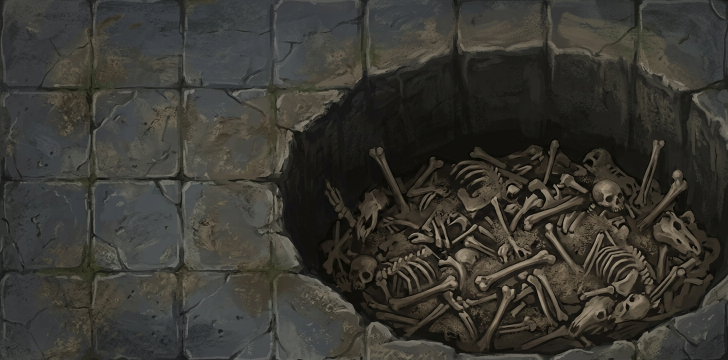
#> input picture assets/aigen/terrain/crypt/raw/bone_pit_4x_raw.png, 1456 x 720 px (shown at 1/2 size)
$ python -i bh_terrain.py   (imports and definitions only)
#> lines starting #> are read from the running program, lines starting #| are printed output that depends on the picture
#> further down, picture is the input picture: PIL image 1456x720 RGB; mean R, G, B 57.6, 55.9, 50.2
#!/usr/bin/env python3
"""bh_terrain — B1/B2 terrain chain: painterly 4x plates → 512×256 ground plates
(zone palette ≤ 32, D3 floor ≈ 51, min-luma clamp ≥ 24) → D12 edge pieces per
manifest adjacency pair (8 pieces × N variants, organic-over-built, WALL never
bleeds) → prism skin (top 64×32 + left/right 32×28 faces + footing skirt) →
QA (plate gates via bh_qa_sheet, edge seam audit, map preview board).

Usage
  python3 tools/atlaspack/bh_terrain.py <zone> [--variants 3] [--preview]

Zone recipe = ZONES[zone] below (terrain id → raw plate file). Everything is
deterministic (fixed seeds) and stays inside assets/aigen/terrain/<zone>/ and
docs/research-notes/qa/. Output layout = REGISTRY.md "Terrain" section:
  plates/<id>_<NAME>.png            512×256 RGBA, cut by bhpix.cut_diamond at world px
  edges/<A>_<B>/v<k>/{edge_NE,edge_SE,edge_SW,edge_NW,corner_N,corner_E,corner_S,corner_W}.png
                                    64×32 RGBA alpha-cut overlays: material B (the bleeder)
                                    opaque where it creeps onto the A tile, transparent elsewhere
  prism/{top,left,right,skirt_*}.png  WALL skin (engine iso::drawPrism, 28 px)
  palette_<zone>.png                the ≤ 32 zone strip
  terrain.json                      lookup manifest (ids, plates, pairs, bleed direction, variants)
UNVALIDATED in engine: there is no textured-ground renderer yet (T-ART-12 / D6).
"""
from __future__ import annotations

import argparse
import json
import subprocess
import sys
from pathlib import Path

import numpy as np
from PIL import Image, ImageEnhance, ImageFilter

sys.path.insert(0, str(Path(__file__).resolve().parent))
import bhpix as P  # noqa: E402
import make_style_tile as M  # noqa: E402

ROOT = Path(__file__).resolve().parents[2]
TER = ROOT / "assets/aigen/terrain"
QA = ROOT / "docs/research-notes/qa"
TW, TH = 64, 32
PLATE_W, PLATE_H = 512, 256
PRISM_H = 28  # game.cpp:696 drawPrism(..., 28, ...)

# D12: organic-over-built. Rank = how "organic/soft" a material is; the higher rank
# bleeds onto the lower one. WALL is never in this table — it gets the footing skirt.
BLEED_RANK = {"WATER": 6, "MUD": 5, "GRASS": 4, "DARKGRASS": 4, "DIRT": 3, "PATH": 1, "WOOD": 0,
              "BONEPIT": 5, "CANDLE": 5, "SLAB": 0, "FLOOR": 1, "STONE": 1}
# explicit rulings from B0-GATE-DECISION D12 (override rank when listed)
BLEED_RULES = {("GRASS", "PATH"): "GRASS", ("MUD", "GRASS"): "MUD", ("WATER", "DIRT"): "WATER",
               ("BONEPIT", "FLOOR"): "BONEPIT", ("CANDLE", "FLOOR"): "CANDLE",
               ("GRASS", "DARKGRASS"): "DARKGRASS", ("GRASS", "WATER"): "WATER", ("GRASS", "DIRT"): "GRASS",
               ("PATH", "DARKGRASS"): "DARKGRASS", ("WATER", "PATH"): "WATER", ("DIRT", "PATH"): "DIRT",
               ("PATH", "MUD"): "MUD", ("DIRT", "DARKGRASS"): "DARKGRASS", ("GRASS", "MUD"): "MUD",
               ("WALL", "*"): None}

ZONES = {
    "town": {
        "manifest": "MAPS_thornwall.json",
        "plates": {0: ("GRASS", "turf"), 1: ("DIRT", "plaza_dirt"), 3: ("WATER", "river"), 4: ("WOOD", "gangway"), 5: ("PATH", "cobble"),
                   6: ("MUD", "lane_mud"), 7: ("DARKGRASS", "graveyard_turf")},
        "prism": "palisade_face",
        "prism_top": "face:0.78",      # top of a palisade = the plank ends (face paint, 22 % darker)
        "wood": "gangway",              # B2 resolves id 4 WOOD with the shared mine gangway raw/plate
        "qa_prefix": "b1",
        "prism_variants": 1,
    },
    "fields": {
        "manifest": "MAPS_fields_overflow.json",
        "plates": {0: ("GRASS", "furrow_turf"), 5: ("PATH", "cart_track"), 6: ("MUD", "field_mud"),
                   7: ("DARKGRASS", "graveyard_turf")},   # shadow turf = the town graveyard plate re-cut darker (see fields recipe)
        "prism": "hedge_face",
        "prism_top": "face:0.92",       # hedge top = the bramble itself
        "wood": None,
        "qa_prefix": "b1",
        "prism_variants": 1,
    },
    "mine": {
        "manifest": "MAPS_bonehowl_mine.json",
        "plates": {1: ("DIRT", "cave_floor"), 4: ("WOOD", "gangway"), 6: ("MUD", "mine_mud"),
                   7: ("DARKGRASS", "lichen_ledge")},
        "prism": "rock_face",
        "prism_top": "face:0.78",
        "qa_prefix": "b2",
        "prism_variants": 3,
    },
    # Crypt raw paintings live together under terrain/crypt/raw, while the two maps get
    # separate usage manifests and derived delivery folders below.
    "crypt_drowned": {
        "manifest": "MAPS_drowned_crypt.json",
        "out_dir": "crypt/drowned",
        "manifest_dir": "crypt",
        "raw_dir": "crypt",
        "plates": {1: ("DIRT", "causeway_flag"), 3: ("WATER", "crypt_water"),
                   4: ("WOOD", "gangway"), 6: ("MUD", "crypt_silt"), 7: ("DARKGRASS", "graveyard_turf")},
        "prism": None,
        "prism_top": None,
        "qa_prefix": "b2",
        "palette_name": "palette_crypt.png",
        "palette_dir": "crypt",
        "prism_variants": 1,
    },
    "crypt_thornwall": {
        "manifest": "MAPS_thornwall_crypt.json",
        "out_dir": "crypt/thornwall",
        "manifest_dir": "crypt",
        "raw_dir": "crypt",
        "plates": {1: ("FLOOR", "worn_flag"), 3: ("SLAB", "slab_sarcophagus"),
                   4: ("BONEPIT", "bone_pit"), 5: ("CANDLE", "candle_wax")},
        "prism": "masonry_face",
        "prism_top": "face:0.82",
        "qa_prefix": "b2",
        "palette_name": "palette_crypt.png",
        "palette_dir": "crypt",
        "prism_variants": 3,
    },
}
# Raw sources that live in another folder (shared paint, separate usage manifests).
# The crypt maps deliberately share the mine gangway, mine mud, and town graveyard
# paintings; derived transforms are recorded in DARKEN/TINT and terrain.json.
SHARED_RAW = {
    ("fields", "furrow_turf"): ROOT / "docs/research-notes/style-tile/plates/fields_ground_4x_raw.png",
    ("fields", "graveyard_turf"): TER / "town/raw/graveyard_turf_4x_raw.png",
    ("town", "gangway"): TER / "mine/raw/gangway_4x_raw.png",
    ("mine", "lichen_ledge"): TER / "town/raw/graveyard_turf_4x_raw.png",
    ("crypt_drowned", "gangway"): TER / "mine/raw/gangway_4x_raw.png",
    ("crypt_drowned", "crypt_silt"): TER / "mine/raw/mine_mud_4x_raw.png",
    ("crypt_drowned", "graveyard_turf"): TER / "town/raw/graveyard_turf_4x_raw.png",
    ("crypt_thornwall", "slab_sarcophagus"): TER / "crypt/raw/worn_flag_4x_raw.png",
}
DARKEN = {
    ("fields", "graveyard_turf"): 0.82,
    ("mine", "lichen_ledge"): 0.80,
    ("crypt_drowned", "crypt_silt"): 0.85,
    ("crypt_drowned", "graveyard_turf"): 0.82,
    ("crypt_thornwall", "slab_sarcophagus"): 0.78,
}
# Pixel-op hue shifts for derived raws. Values multiply RGB channels after DARKEN.
TINT = {
    ("mine", "lichen_ledge"): (0.92, 1.05, 0.92),       # restrained lichen green
    ("crypt_drowned", "crypt_silt"): (0.92, 0.98, 1.05), # blue-grey silt
}
# D3 mean targets per material (rulebook window 45–70; ≤ 54 keeps the darkest B4 mob at Δnight ≥ 15, see normalise_mean)
MEAN_TARGET = {"DARKGRASS": 47.5, "WATER": 48.0, "MUD": 49.5}
MEAN_DEFAULT = 51.0

# B2 keeps the generated crypt raws in one folder but separates the two manifests.
RAW_ROOTS = {"crypt_drowned": "crypt", "crypt_thornwall": "crypt"}


def output_dir(zone: str) -> Path:
    return TER / ZONES[zone].get("out_dir", zone)


# ----------------------------------------------------------------------------
# [5 lines left out: function raw_path, not called in this run]


def reduce_plate(src: Image.Image, *, darken: float = 1.0, tint: tuple[float, float, float] = (1.0, 1.0, 1.0)) -> Image.Image:
    """4x painterly raw → 512×256 low-frequency plate (B0 make_ground_tiles recipe:
    box reduce → blur 0.8 → contrast 0.70 → floor lift; D3 keeps the mean ≈ 51).
    ``tint`` is a restrained pixel-op used only for B2 shared derived paints."""
#> called with darken = 1, tint = (1, 1, 1)
    im = src.convert("RGB")
    # crop to 2:1 from the centre before reducing so the reduction is isotropic
    w, h = im.size
#> w = 1456; h = 720
    if w / h > 2.0:
        nw = int(h * 2.0); im = im.crop(((w - nw) // 2, 0, (w - nw) // 2 + nw, h))
#> after `nw = int(h * 2.0)`: nw = 1440
#> after `im = im.crop(((w - nw) // 2, 0, (w - nw) // 2 + nw, h))`:
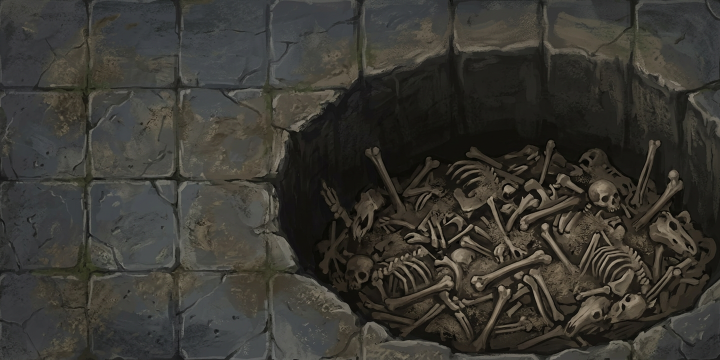
#> im: PIL image 1440x720 RGB (shown at 1/2 size); mean R, G, B 57.7, 55.9, 50.2
    elif w / h < 2.0:
        nh = int(w / 2.0); im = im.crop((0, (h - nh) // 2, w, (h - nh) // 2 + nh))
    small = im.resize((PLATE_W, PLATE_H), Image.BOX).filter(ImageFilter.GaussianBlur(0.8))
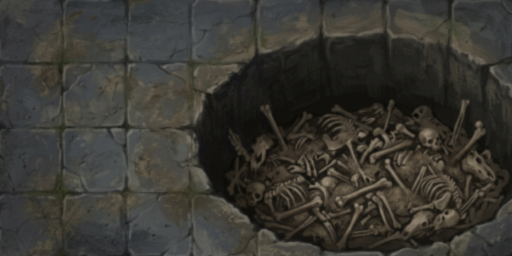
#> small: PIL image 512x256 RGB; mean R, G, B 57.8, 56, 50.4
    small = ImageEnhance.Contrast(small).enhance(0.70)
    arr = np.asarray(small).astype(np.float32)
    arr = np.clip(arr * 0.95 * darken + 14.0, 0, 255)
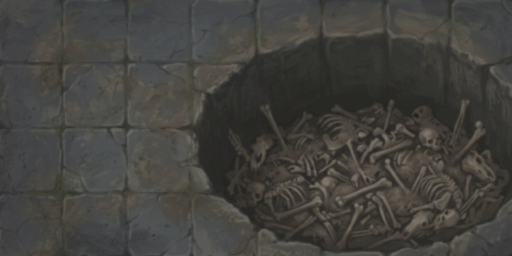
#> arr: shape (256, 512, 3) float32; mean R, G, B 67.9, 66.8, 63
    arr[..., :3] *= np.asarray(tint, dtype=np.float32)
    arr[..., :3] = np.clip(arr[..., :3], 0, 255)
    return Image.fromarray(arr.astype(np.uint8), "RGB").convert("RGBA")


# [336 lines left out: functions normalise_mean, make_seamless, finish_plate, bleeder, edge_pieces, seam_audit and 3 more, not called in this run]


# [2 lines not run here, left out]

>>> from PIL import Image
>>> picture = Image.open('../../assets/aigen/terrain/crypt/raw/bone_pit_4x_raw.png')
>>> result = reduce_plate(picture)

$ run again, on assets/aigen/terrain/fields/plates/0_GRASS.png
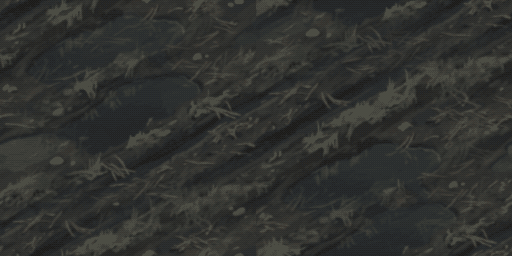
#> input picture assets/aigen/terrain/fields/plates/0_GRASS.png, 512 x 256 px
#> picture is the input picture: PIL image 512x256 RGBA; mean R, G, B, A 48.7, 50, 47.3, 255
#> in reduce_plate, `arr = np.asarray(small).astype(np.float32)`:
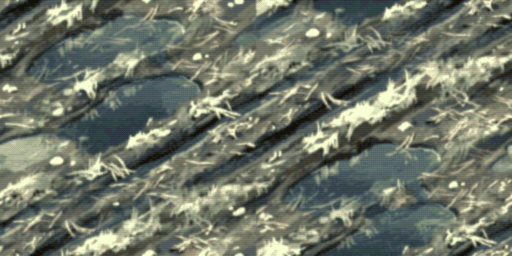
#> arr: shape (256, 512, 3) float32; mean R, G, B 48.4, 49.2, 47.4; drawn with min black and max white

$ run again, on assets/aigen/terrain/fields/plates/6_MUD.png
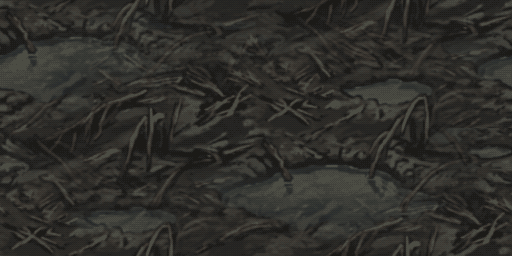
#> input picture assets/aigen/terrain/fields/plates/6_MUD.png, 512 x 256 px
#> picture is the input picture: PIL image 512x256 RGBA; mean R, G, B, A 47.3, 46.4, 42.5, 255
#> in reduce_plate, `arr = np.asarray(small).astype(np.float32)`:
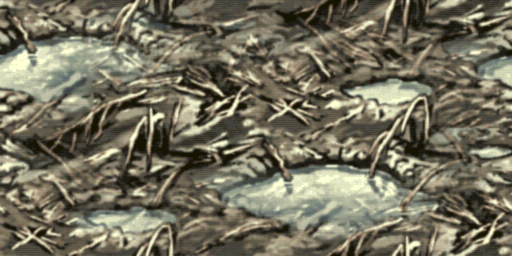
#> arr: shape (256, 512, 3) float32; mean R, G, B 46.4, 45.8, 43.1; drawn with min black and max white
